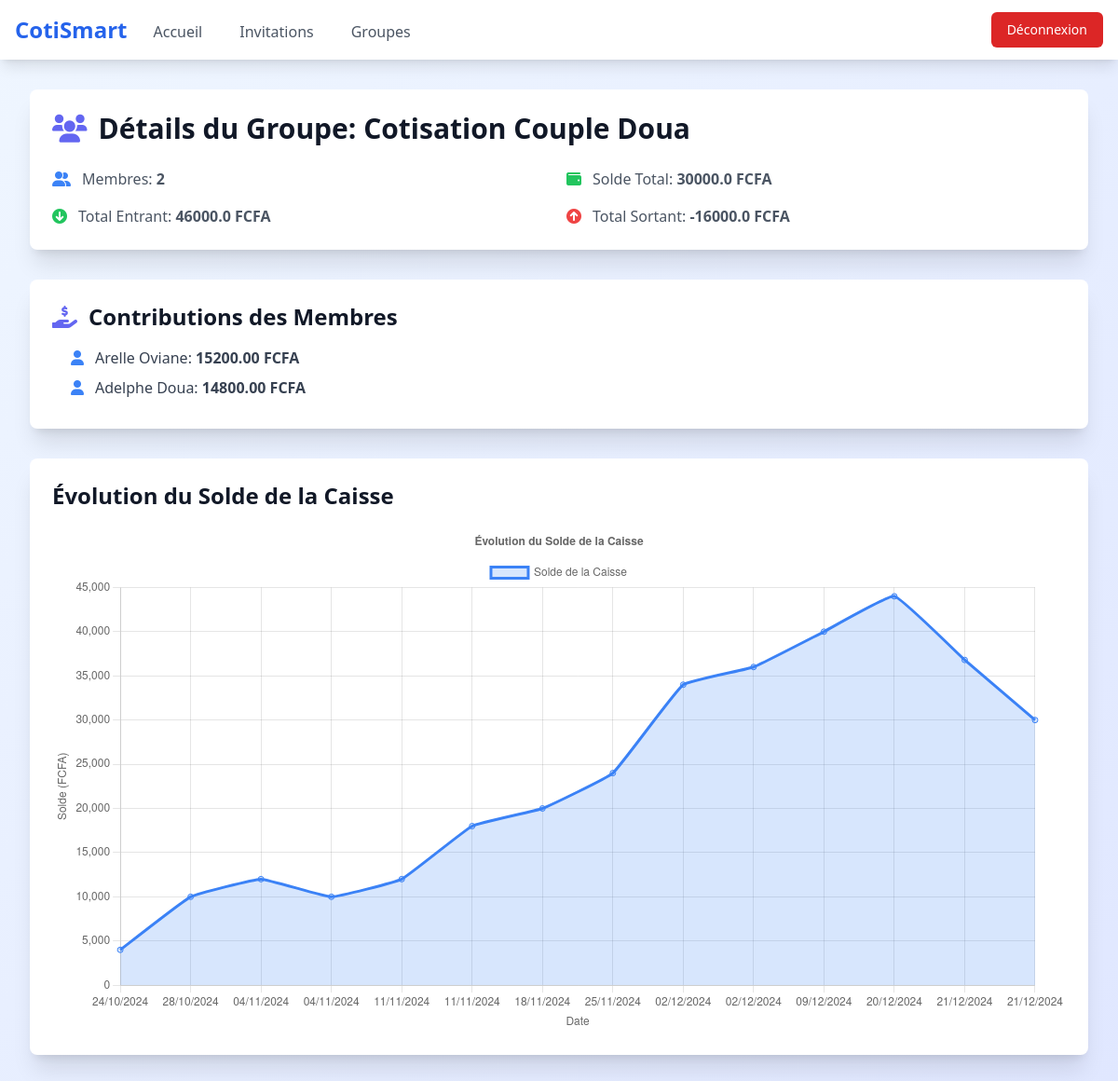
Screenshot of /group/1/details (signed in) with the database file from the repository.
### flask_app.py (models this page shows, shortened)
class Group(db.Model):
    id = db.Column(db.Integer, primary_key=True)
    name = db.Column(db.String(100), nullable=False)
    members = db.relationship('GroupMembership', backref='group', lazy=True)

class User(db.Model):
    id = db.Column(db.Integer, primary_key=True)
    username = db.Column(db.String(100), nullable=False, unique=True)
    email = db.Column(db.String(100), nullable=False, unique=True)
    password = db.Column(db.String(100), nullable=False)
    role = db.Column(db.String(100), nullable=False, default='user')
    groups = db.relationship('GroupMembership', backref='user', lazy=True)

### flask_app.py (the view)
@app.route('/group/<int:group_id>/details')
def group_details(group_id):
    if 'user_id' not in session:
        return redirect(url_for('connexion'))
    user = User.query.get(session['user_id'])
    group = Group.query.get_or_404(group_id)
    membership = GroupMembership.query.filter_by(
        user_id=user.id,
        group_id=group_id
    ).first()
    if not membership:
        flash('Vous n\'avez pas accès à ce groupe', 'error')
        return redirect(url_for('group'))
    transactions = Transaction.query.filter_by(group_id=group_id).order_by(Transaction.date).all()
    balance_dates = []
    balance_values = []
    balance = 0
    for transaction in transactions:
        balance += transaction.amount
        balance_dates.append(transaction.date.strftime('%d/%m/%Y'))
        balance_values.append(balance)
    member_contributions = {}
    total_incoming = 0
    total_outgoing = 0
    for transaction in transactions:
        if transaction.type == 'deposit':
            total_incoming += transaction.amount
        elif transaction.type == 'withdrawal':
            total_outgoing += transaction.amount
        if transaction.member_id not in member_contributions:
            member_contributions[transaction.member_id] = 0
        member_contributions[transaction.member_id] += transaction.amount
    user_ids = member_contributions.keys()
    users = {user.id: user for user in User.query.filter(User.id.in_(user_ids)).all()}
    pending_invitations_count = get_pending_invitations_count(user.id)
    return render_template('group_details.html',
                           group=group,
                           transactions=transactions,
                           balance_dates=balance_dates,
                           balance_values=balance_values,
                           member_contributions=member_contributions,
                           total_incoming=total_incoming,
                           total_outgoing=total_outgoing,
                           users=users,
                           pending_invitations_count=pending_invitations_count)

### flask_app.py (called while the page is built)
def get_pending_invitations_count(user_id):
    return GroupInvitation.query.filter_by(
        user_id=user_id,
        status='pending'
    ).count()

### templates/group_details.html (shortened to what this page needs)
<!DOCTYPE html>
<html lang="fr">
<head>
    <script src="https://cdn.tailwindcss.com"></script>
    <link rel="stylesheet" href="https://cdnjs.cloudflare.com/ajax/libs/font-awesome/6.0.0-beta3/css/all.min.css">
</head>
<body class="bg-gradient-to-br from-blue-50 to-indigo-100 min-h-screen">
    {% include 'nav.html' %}
    <div class="max-w-7xl mx-auto px-4 sm:px-6 lg:px-8 py-8">
        <div class="bg-white rounded-lg shadow-xl overflow-hidden mb-8">
            <div class="p-6">
                <h1 class="text-3xl font-bold text-gray-900 mb-6 flex items-center">
                    <i class="fas fa-users text-indigo-500 mr-3"></i> Détails du Groupe: {{ group.name }}
                </h1>
                <div class="grid grid-cols-1 md:grid-cols-2 gap-4">
                    <div class="flex items-center">
                        <i class="fas fa-user-friends text-blue-500 mr-3"></i>
                        <p class="text-gray-600">Membres: <span class="font-semibold">{{ group.members|length }}</span></p>
                    </div>
                    <div class="flex items-center">
                        <i class="fas fa-wallet text-green-500 mr-3"></i>
                        <p class="text-gray-600">Solde Total: <span class="font-semibold">{{ balance_values[-1] if balance_values else 0 }} FCFA</span></p>
                    </div>
                    <div class="flex items-center">
                        <i class="fas fa-arrow-circle-down text-green-500 mr-3"></i>
                        <p class="text-gray-600">Total Entrant: <span class="font-semibold">{{ total_incoming }} FCFA</span></p>
                    </div>
                    <div class="flex items-center">
                        <i class="fas fa-arrow-circle-up text-red-500 mr-3"></i>
                        <p class="text-gray-600">Total Sortant: <span class="font-semibold">{{ total_outgoing }} FCFA</span></p>
                    </div>
                </div>
            </div>
        </div>
        <div class="bg-white rounded-lg shadow-xl overflow-hidden mb-8 p-6">
            <h2 class="text-2xl font-bold text-gray-900 mb-4 flex items-center">
                <i class="fas fa-hand-holding-usd text-indigo-500 mr-3"></i> Contributions des Membres
            </h2>
            <ul class="list-disc pl-5">
                {% for member_id, contribution in member_contributions.items() %}
                    <li class="text-gray-700 flex items-center mb-2">
                        <i class="fas fa-user text-blue-500 mr-3"></i>
                        <span>{{ users[member_id].username }}: <span class="font-semibold">{{ "%.2f"|format(contribution) }} FCFA</span></span>
                    </li>
                {% endfor %}
            </ul>
        </div>
        <div class="bg-white rounded-lg shadow-xl overflow-hidden p-6">
            <h2 class="text-2xl font-bold text-gray-900 mb-4">Évolution du Solde de la Caisse</h2>
            <canvas id="balanceChart"></canvas>
        </div>
    </div>
    <script>
        // Configuration du graphique
        const ctx = document.getElementById('balanceChart').getContext('2d');
        new Chart(ctx, {
            type: 'line',
            data: {
                labels: {{ balance_dates|tojson }},
                datasets: [{
                    label: 'Solde de la Caisse',
                    data: {{ balance_values|tojson }},
                    borderColor: 'rgb(59, 130, 246)',
                    backgroundColor: 'rgba(59, 130, 246, 0.2)',
                    tension: 0.1,
                    fill: true
                }]
            },
            options: {
                responsive: true,
                plugins: {
                    legend: {
                        position: 'top',
                    },
                    title: {
                        display: true,
                        text: 'Évolution du Solde de la Caisse'
                    }
                },
                scales: {
                    x: {
                        title: {
                            display: true,
                            text: 'Date'
                        }
                    },
                    y: {
                        title: {
                            display: true,
                            text: 'Solde (FCFA)'
                        }
                    }
                }
            }
        });
    </script>
</body>
</html>

### rows the page displays
Group: name "Cotisation Couple Doua"
User: username "Arelle Oviane"
User: username "Adelphe Doua"

### other values shown
{{ group.members|length }} "2"
{{ balance_values[-1] if balance_values else 0 }} "30000.0"
{{ total_incoming }} "46000.0"
{{ total_outgoing }} "-16000.0"
{{ "%.2f"|format(contribution) }} "15200.00" "14800.00"
chart data {{ balance_dates|tojson }} ["24/10/2024", "28/10/2024", "04/11/2024", "04/11/2024", "11/11/2024", "11/11/2024", "18/11/2024", "25/11/2024", "02/12/2024", "02/12/2024", "09/12/2024", "20/12/2024", "21/12/2024", "21/12/2024"]
chart data {{ balance_values|tojson }} [4000.0, 10000.0, 12000.0, 10000.0, 12000.0, 18000.0, 20000.0, 24000.0, 34000.0, 36000.0, 40000.0, 44000.0, 36800.0, 30000.0]
